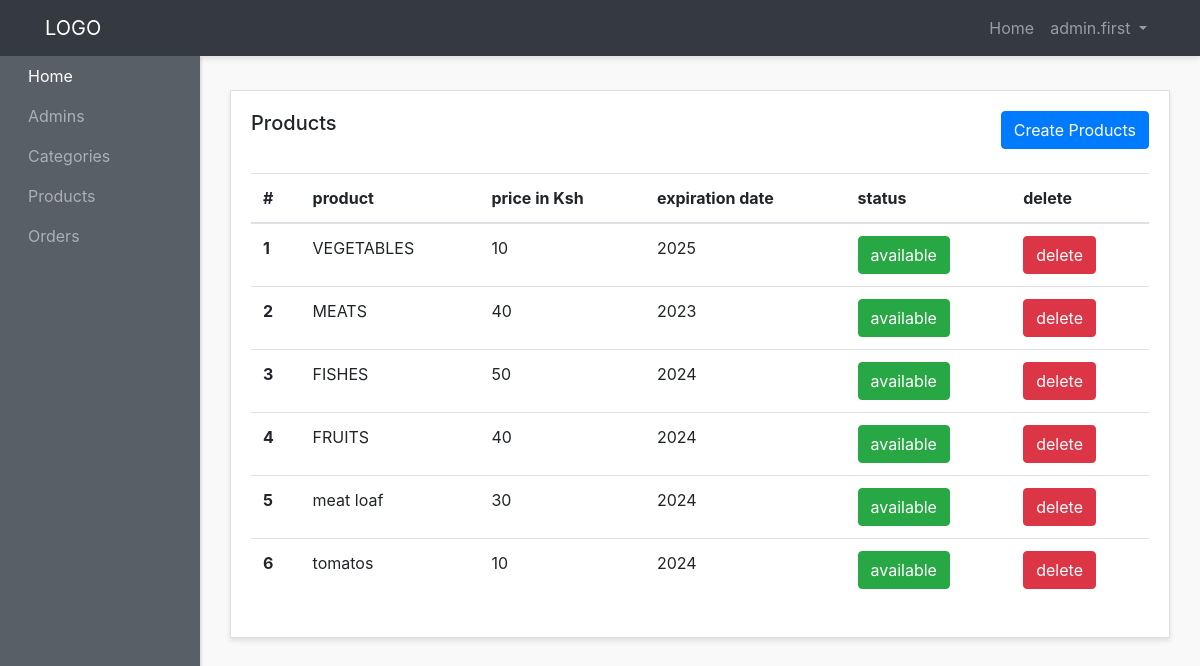
The page /admin-panel/products-admins/show-products.php (signed in) on the database its author committed.
### tables this page shows
CREATE TABLE `products` (
  `id` int(3) NOT NULL,
  `title` varchar(200) NOT NULL,
  `description` text NOT NULL,
  `price` varchar(10) NOT NULL,
  `quantity` int(3) NOT NULL DEFAULT 1,
  `image` varchar(200) NOT NULL,
  `exp_date` varchar(200) NOT NULL,
  `category_id` int(3) NOT NULL,
  `status` int(1) NOT NULL DEFAULT 1,
  `created_at` timestamp NOT NULL DEFAULT current_timestamp()
);

### admin-panel/products-admins/show-products.php (the view, shortened to what this page needs)
<?php require "../layouts/header.php"; ?>
<?php require "../../config/config.php"; ?>
<?php
  $products = $conn->query("SELECT * FROM products");
  $products->execute();
  $allProducts = $products->fetchAll(PDO::FETCH_OBJ);
?>
      <div class="row">
        <div class="col">
          <div class="card">
            <div class="card-body">
              <h5 class="card-title mb-4 d-inline">Products</h5>
              <a  href="<?php echo ADMINURL; ?>/products-admins/create-products.php" class="btn btn-primary mb-4 text-center float-right">Create Products</a>
              <table class="table">
                <thead>
                  <tr>
                    <th scope="col">#</th>
                    <th scope="col">product</th>
                    <th scope="col">price in Ksh</th>
                    <th scope="col">expiration date</th>
                    <th scope="col">status</th>
                    <th scope="col">delete</th>
                  </tr>
                </thead>
                <tbody>
                  <?php foreach ($allProducts as $product) : ?>
                    <tr>
                      <th scope="row"><?php echo $product->id; ?></th>
                      <td><?php echo $product->title; ?></td>
                      <td><?php echo $product->price; ?></td>
                      <td><?php echo $product->exp_date; ?></td>
                      <?php if($product->status == 0) : ?>
                        <td><a href="<?php echo ADMINURL; ?>/products-admins/status.php?id=<?php echo $product->id; ?>&status=<?php echo $product->status; ?>" class="btn btn-danger  text-center ">unavailable</a></td>
                      <?php else : ?>
                        <td><a href="<?php echo ADMINURL; ?>/products-admins/status.php?id=<?php echo $product->id; ?>&status=<?php echo $product->status; ?>" class="btn btn-success  text-center ">available</a></td>
                      <?php endif; ?>
                      <td><a href="<?php echo ADMINURL; ?>/products-admins/delete-products.php?id=<?php echo $product->id; ?>" class="btn btn-danger  text-center ">delete</a></td>
                    </tr>
                  <?php endforeach; ?>
                </tbody>
              </table>
            </div>
          </div>
        </div>
      </div>
<?php require "../layouts/footer.php"; ?>

### admin-panel/styles/style.css (style rules this page uses)
body { background:#f9f9f9; }
.card { margin-bottom: 15px; border-radius:0; box-shadow: 0 3px 5px rgba(0,0,0,.1); }

### rows shown on the page
products: id "1", title "VEGETABLES", price "10", exp_date "2025"
products: id "2", title "MEATS", price "40", exp_date "2023"
products: id "3", title "FISHES", price "50", exp_date "2024"
products: id "4", title "FRUITS", price "40", exp_date "2024"
products: id "5", title "meat loaf", price "30", exp_date "2024"
products: id "6", title "tomatos", price "10", exp_date "2024"

### other values the page prints
$_SESSION['adminname'] "admin.first"
